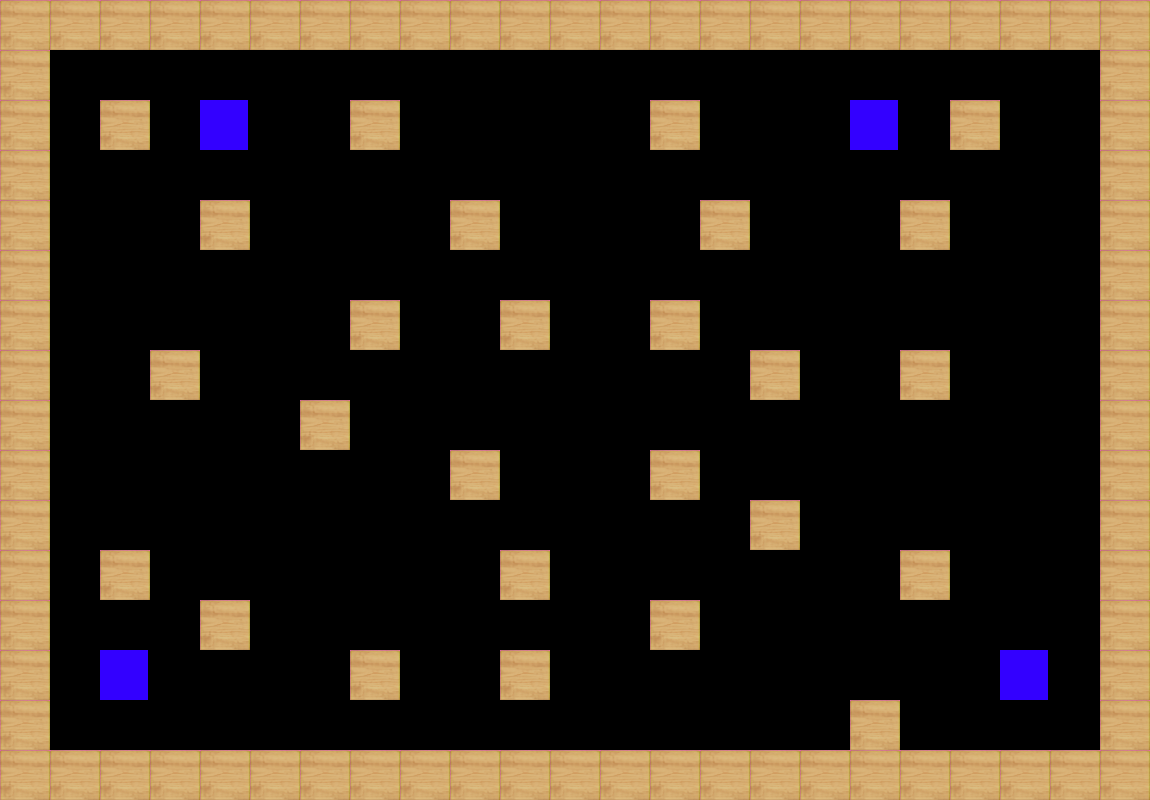

The image is a tile-based game level rendered from a .tmx file. Its description and complete source (layers, tilesets, objects, tile grids) follow:
An orthogonal 23x16 tile map with 50x50 px tiles, 1 tile layer (Calque de Tuiles 1).

<map version="1.10" tiledversion="1.11.0" orientation="orthogonal" renderorder="right-down" width="23" height="16" tilewidth="50" tileheight="50" infinite="0" nextlayerid="2" nextobjectid="1">
 <editorsettings>
  <export target="3Joueurs-Niveau6.json" format="json" />
 </editorsettings>
 <tileset firstgid="1" source="wii tanks.tsx" />
 <layer id="1" name="Calque de Tuiles 1" width="23" height="16">
  <data encoding="csv">
1,1,1,1,1,1,1,1,1,1,1,1,1,1,1,1,1,1,1,1,1,1,1,
1,10,10,10,10,10,10,10,10,10,10,10,10,10,10,10,10,10,10,10,10,10,1,
1,10,1,10,3,10,10,1,10,10,10,10,10,1,10,10,10,3,10,1,10,10,1,
1,10,10,10,10,10,10,10,10,10,10,10,10,10,10,10,10,10,10,10,10,10,1,
1,10,10,10,1,10,10,10,10,1,10,10,10,10,1,10,10,10,1,10,10,10,1,
1,10,10,10,10,10,10,10,10,10,10,10,10,10,10,10,10,10,10,10,10,10,1,
1,10,10,10,10,10,10,1,10,10,1,10,10,1,10,10,10,10,10,10,10,10,1,
1,10,10,1,10,10,10,10,10,10,10,10,10,10,10,1,10,10,1,10,10,10,1,
1,10,10,10,10,10,1,10,10,10,10,10,10,10,10,10,10,10,10,10,10,10,1,
1,10,10,10,10,10,10,10,10,1,10,10,10,1,10,10,10,10,10,10,10,10,1,
1,10,10,10,10,10,10,10,10,10,10,10,10,10,10,1,10,10,10,10,10,10,1,
1,10,1,10,10,10,10,10,10,10,1,10,10,10,10,10,10,10,1,10,10,10,1,
1,10,10,10,1,10,10,10,10,10,10,10,10,1,10,10,10,10,10,10,10,10,1,
1,10,3,10,10,10,10,1,10,10,1,10,10,10,10,10,10,10,10,10,3,10,1,
1,10,10,10,10,10,10,10,10,10,10,10,10,10,10,10,10,1,10,10,10,10,1,
1,1,1,1,1,1,1,1,1,1,1,1,1,1,1,1,1,1,1,1,1,1,1
</data>
 </layer>
</map>
